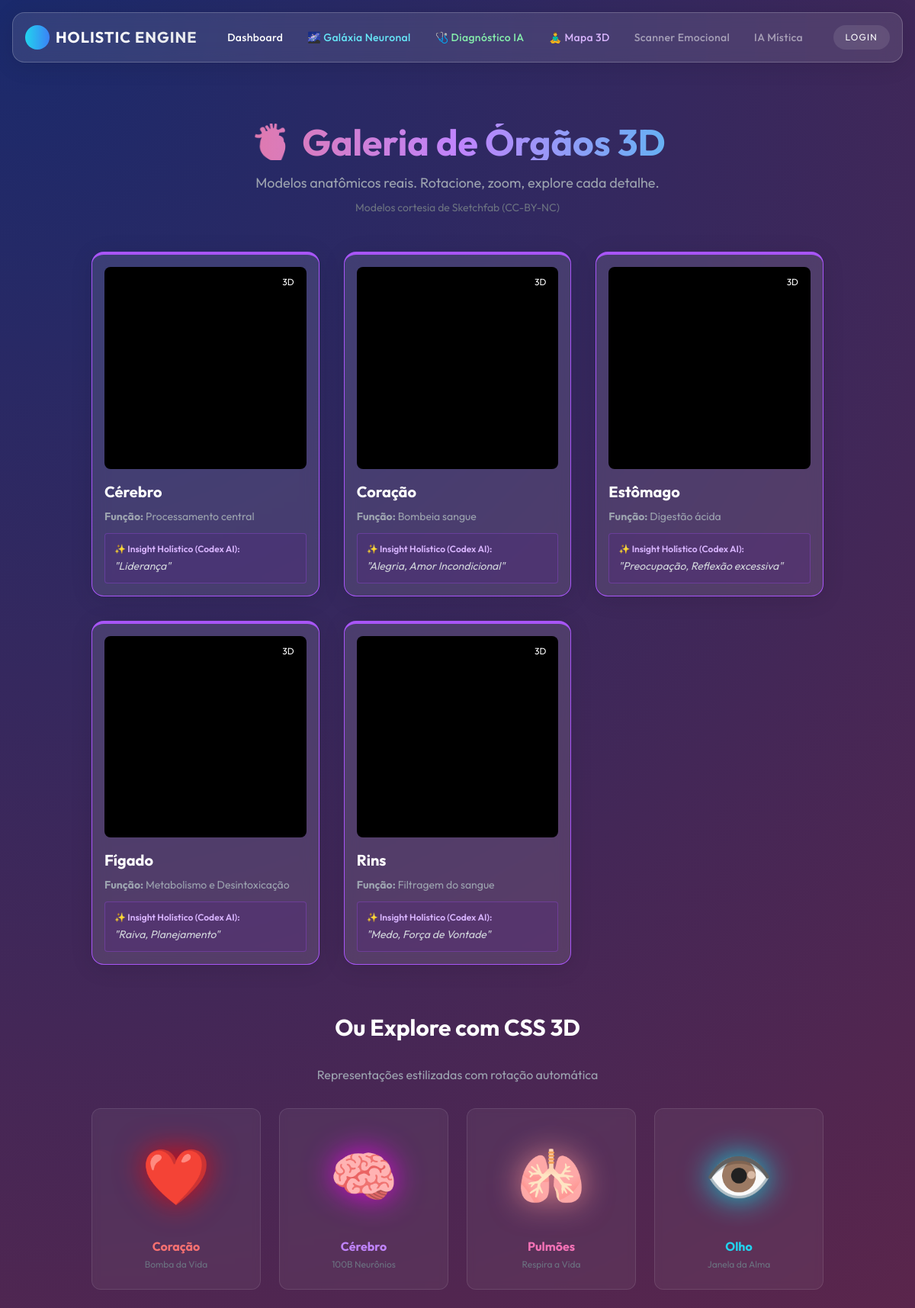
/galeria/ (upper part), run on an earlier commit of the app's database.
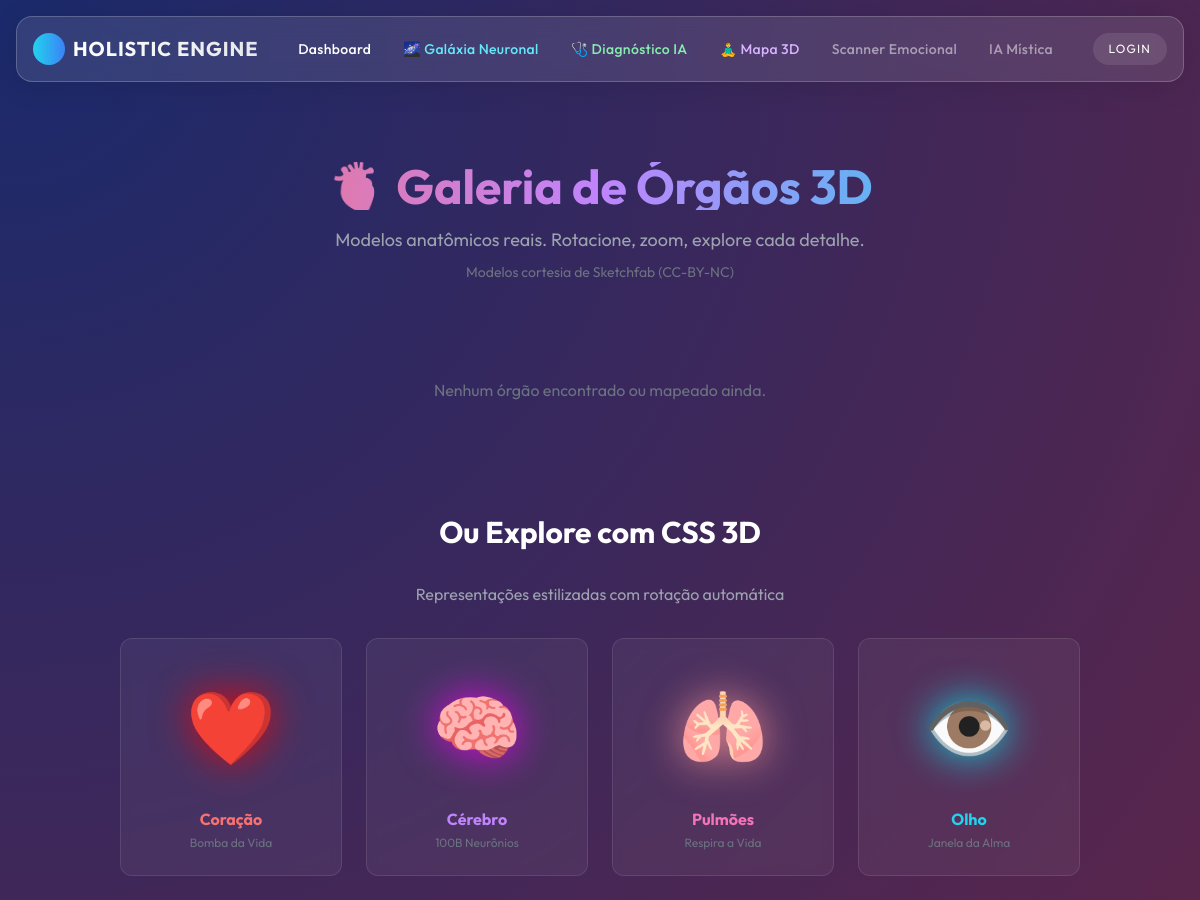
And on a later commit of the database.
### anatomia/models.py (models this page shows, shortened)
class Orgao(EntidadeHolisticaMixin):
    nome = models.CharField(max_length=100)
    sistema = models.ForeignKey(SistemaCorporal, on_delete=models.CASCADE, related_name='orgaos')
    funcao_biologica = models.TextField()
    origem = models.CharField(max_length=200, blank=True, help_text="Ex: Clavícula (Anatomia Muscular)")
    insercao = models.CharField(max_length=200, blank=True, help_text="Ex: Úmero")
    inervacao = models.CharField(max_length=200, blank=True, help_text="Ex: Nervo Axilar")
    vascularizacao = models.CharField(max_length=200, blank=True, help_text="Ex: Artérias Circunflexas")
    elemento_mtc = models.CharField(max_length=50, choices=[('FOGO', 'Fogo'), ('TERRA', 'Terra'), ('METAL', 'Metal'), ('AGUA', 'Água'), ('MADEIRA', 'Madeira')], blank=True)
    horario_pico = models.CharField(max_length=50, help_text="Horário do relógio biológico", blank=True)
    representacao_emocional = models.CharField(max_length=200, help_text="Ex: O Fígado armazena a raiva", blank=True)

### core/views.py (the view)
# urls.py: path('galeria/', organ_gallery, name='organ_gallery'),
def organ_gallery(request):
    SKETCHFAB_IDS = {
        'Coração': '6cad24e83f3f4e93b4b3c6a7f3b5c7e3',
        'Cérebro': '7a1d24b8c5e4492d9a5c6e7f8b9c0d1e',
        'Pulmões': '5b3c24d9e6f4a82b1c5d7e8f9a0b1c2d',
        'Fígado': '8c4d35e0f7a5b93c2d6e8f9a1b2c3d4e',
        'Rins': '9d5e46f1a8b6c04d3e7f9a2b3c4d5e6f',
        'Estômago': '0e6f57a2b9c7d15e4f8a9b3c4d5e6f7a',
    }
    orgaos_db = Orgao.objects.filter(nome__in=SKETCHFAB_IDS.keys())
    orgaos_list = []
    for orgao in orgaos_db:
        orgaos_list.append({
            'obj': orgao,
            'sketchfab_id': SKETCHFAB_IDS.get(orgao.nome),
            'holistico': orgao.representacao_emocional or "Aguardando insight da IA..."
        })
    return render(request, 'organ_gallery.html', {'orgaos': orgaos_list})

### templates/organ_gallery.html (shortened to what this page needs)
{% extends 'base.html' %}
{% block content %}
<div class="max-w-7xl mx-auto px-4 py-8">
    <div class="text-center mb-12">
        <h1
            class="text-4xl md:text-5xl font-bold mb-4 text-transparent bg-clip-text bg-gradient-to-r from-red-400 via-purple-400 to-cyan-400">
        </h1>
        <p class="text-gray-400 text-lg">Modelos anatômicos reais. Rotacione, zoom, explore cada detalhe.</p>
        <p class="text-gray-500 text-sm mt-2">Modelos cortesia de Sketchfab (CC-BY-NC)</p>
    </div>
    <div class="grid md:grid-cols-2 lg:grid-cols-3 gap-8">
        {% for item in orgaos %}
        <div class="glass-panel p-4 border-t-4 border-purple-500 hover:scale-105 transition-transform duration-300">
            <div class="aspect-square bg-black rounded-lg overflow-hidden mb-4 relative group">
                <iframe title="{{ item.obj.nome }}"
                    src="https://sketchfab.com/models/{{ item.sketchfab_id }}/embed?autostart=0&ui_hint=0&ui_infos=0&ui_stop=0&ui_inspector=0&ui_watermark_link=0&ui_watermark=0"
                    class="w-full h-full" frameborder="0" allow="autoplay; fullscreen; xr-spatial-tracking"
                    allowfullscreen></iframe>
                <div class="absolute top-2 right-2 bg-black/50 px-2 py-1 rounded text-xs text-white">3D</div>
            </div>
            <h3 class="text-xl font-bold text-white mb-2">{{ item.obj.nome }}</h3>
            <p class="text-sm text-gray-400 mb-2">
                <strong>Função:</strong> {{ item.obj.funcao_biologica|truncatechars:80 }}
            </p>
            <div class="mt-3 p-3 bg-purple-900/20 rounded border border-purple-500/30">
                <p class="text-xs text-purple-300 font-semibold mb-1">✨ Insight Holístico (Codex AI):</p>
                <p class="text-sm text-gray-300 italic">"{{ item.holistico }}"</p>
            </div>
        </div>
        {% empty %}
        <div class="col-span-3 text-center py-12">
            <p class="text-gray-500">Nenhum órgão encontrado ou mapeado ainda.</p>
        </div>
        {% endfor %}
    </div>
    <div class="mt-16">
        <h2 class="text-3xl font-bold text-center mb-8 text-white">Ou Explore com CSS 3D</h2>
        <p class="text-center text-gray-400 mb-8">Representações estilizadas com rotação automática</p>
        <div class="grid md:grid-cols-4 gap-6">
            <div class="glass-card p-6 text-center group">
                <div class="w-32 h-32 mx-auto mb-4 relative" style="perspective: 500px;">
                    <div class="absolute inset-0 flex items-center justify-center animate-spin-slow"
                        style="transform-style: preserve-3d;">
                        <div class="text-7xl" style="filter: drop-shadow(0 0 20px rgba(255, 0, 0, 0.8));">❤️</div>
                    </div>
                </div>
                <h4 class="font-bold text-red-400">Coração</h4>
                <p class="text-xs text-gray-500 mt-1">Bomba da Vida</p>
            </div>
            <div class="glass-card p-6 text-center group">
                <div class="w-32 h-32 mx-auto mb-4 relative" style="perspective: 500px;">
                    <div class="absolute inset-0 flex items-center justify-center animate-spin-slow"
                        style="transform-style: preserve-3d; animation-direction: reverse;">
                        <div class="text-7xl" style="filter: drop-shadow(0 0 20px rgba(255, 0, 255, 0.8));">🧠</div>
                    </div>
                </div>
                <h4 class="font-bold text-purple-400">Cérebro</h4>
                <p class="text-xs text-gray-500 mt-1">100B Neurônios</p>
            </div>
            <div class="glass-card p-6 text-center group">
                <div class="w-32 h-32 mx-auto mb-4 relative" style="perspective: 500px;">
                    <div class="absolute inset-0 flex items-center justify-center animate-pulse">
                        <div class="text-7xl" style="filter: drop-shadow(0 0 20px rgba(255, 150, 150, 0.8));">🫁</div>
                    </div>
                </div>
                <h4 class="font-bold text-pink-400">Pulmões</h4>
                <p class="text-xs text-gray-500 mt-1">Respira a Vida</p>
            </div>
            <div class="glass-card p-6 text-center group">
                <div class="w-32 h-32 mx-auto mb-4 relative" style="perspective: 500px;">
                    <div class="absolute inset-0 flex items-center justify-center animate-bounce"
                        style="animation-duration: 3s;">
                        <div class="text-7xl" style="filter: drop-shadow(0 0 20px rgba(0, 255, 255, 0.8));">👁️</div>
                    </div>
                </div>
                <h4 class="font-bold text-cyan-400">Olho</h4>
                <p class="text-xs text-gray-500 mt-1">Janela da Alma</p>
            </div>
        </div>
    </div>
</div>
{% endblock %}

### templates/base.html (shortened to what this page needs)
<!DOCTYPE html>
<html lang="pt-br">
<head>
    <script src="https://cdn.tailwindcss.com"></script>
</head>
<body class="flex flex-col min-h-screen overflow-x-hidden">
    <nav class="glass-panel sticky top-4 mx-4 mt-4 z-50 p-4 flex justify-between items-center">
        <div class="flex items-center space-x-2">
            <div class="w-8 h-8 rounded-full bg-gradient-to-r from-cyan-400 to-blue-500 animate-pulse"></div>
            <a href="/"
                class="text-xl font-bold tracking-wider text-transparent bg-clip-text bg-gradient-to-r from-white to-gray-200">
            </a>
        </div>
        <div class="hidden md:flex space-x-8 text-sm font-medium tracking-wide">
            <a href="/" class="hover:text-white transition-colors duration-300">Dashboard</a>
            <a href="/galaxy/" class="text-cyan-300 hover:text-white transition-colors duration-300 animate-pulse">🌌
                Galáxia Neuronal</a>
            <a href="/pacientes/diagnostico/" class="text-green-300 hover:text-white transition-colors duration-300">🩺
                Diagnóstico IA</a>
            <a href="/mapa3d/" class="text-purple-300 hover:text-white transition-colors duration-300">🧘‍♂️ Mapa 3D</a>
            <a href="#" class="hover:text-white transition-colors duration-300 opacity-50 cursor-not-allowed">Scanner
                Emocional</a>
            <a href="#" class="hover:text-white transition-colors duration-300 opacity-50 cursor-not-allowed">IA
                Mística</a>
        </div>
        <div class="flex items-center space-x-4">
            <button
                class="bg-white/10 hover:bg-white/20 px-4 py-2 rounded-full text-xs uppercase tracking-widest transition">
                Login
            </button>
        </div>
    </nav>
    <main class="flex-grow container mx-auto p-4 mt-8 relative z-10">
        {% block content %}{% endblock %}
    </main>
</body>
</html>

### templates/base.html (style rules this page uses)
body { font-family: 'Outfit', sans-serif; background: radial-gradient(circle at top left, #1a2a6c, #b21f1f, #fdbb2d); background-size: 400% 400%; animation: gradient 15s ease infinite; color: white; min-height: 100vh; }
.glass-panel { background: rgba(255, 255, 255, 0.1); backdrop-filter: blur(10px); border-radius: 16px; border: 1px solid rgba(255, 255, 255, 0.2); box-shadow: 0 4px 30px rgba(0, 0, 0, 0.1); }
.glass-card { background: rgba(255, 255, 255, 0.05); backdrop-filter: blur(5px); border-radius: 12px; border: 1px solid rgba(255, 255, 255, 0.1); transition: all 0.3s ease; }

### templates/organ_gallery.html (style rules this page uses)
.animate-spin-slow { animation: spin 8s linear infinite; }

What changed in the data, as far as the page shows it:
removed Orgao: obj.nome "Cérebro", obj.funcao_biologica "Processamento central", holistico "Liderança"
removed Orgao: obj.nome "Coração", obj.funcao_biologica "Bombeia sangue", holistico "Alegria, Amor Incondicional"
removed Orgao: obj.nome "Estômago", obj.funcao_biologica "Digestão ácida", holistico "Preocupação, Reflexão excessiva"
removed Orgao: obj.nome "Fígado", obj.funcao_biologica "Metabolismo e Desintoxicação", holistico "Raiva, Planejamento"
removed Orgao: obj.nome "Rins", obj.funcao_biologica "Filtragem do sangue", holistico "Medo, Força de Vontade"
Also different on the page:
text now shown: "Nenhum órgão encontrado ou mapeado ainda."
